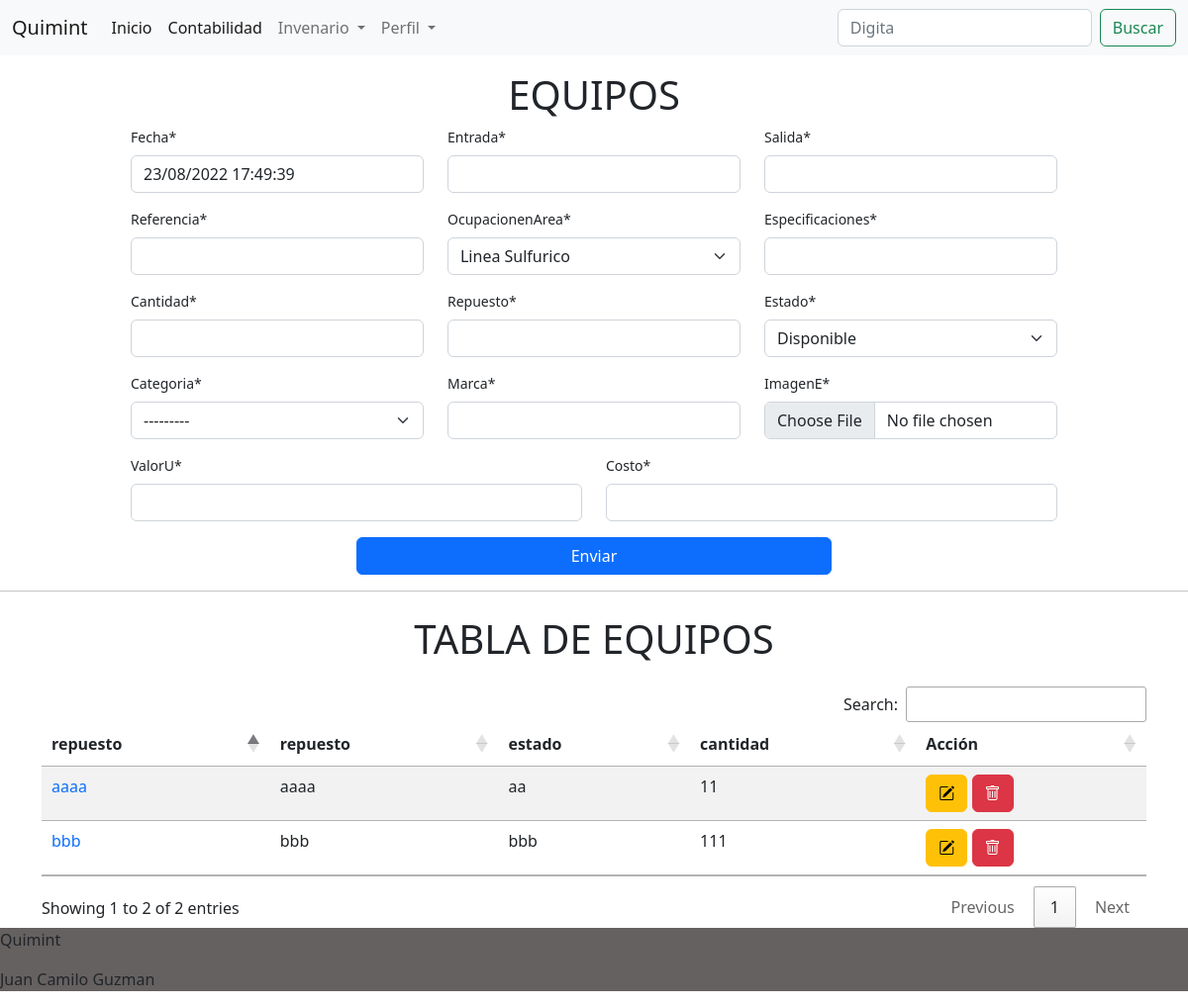
Before: /equipos/ with the older database file.
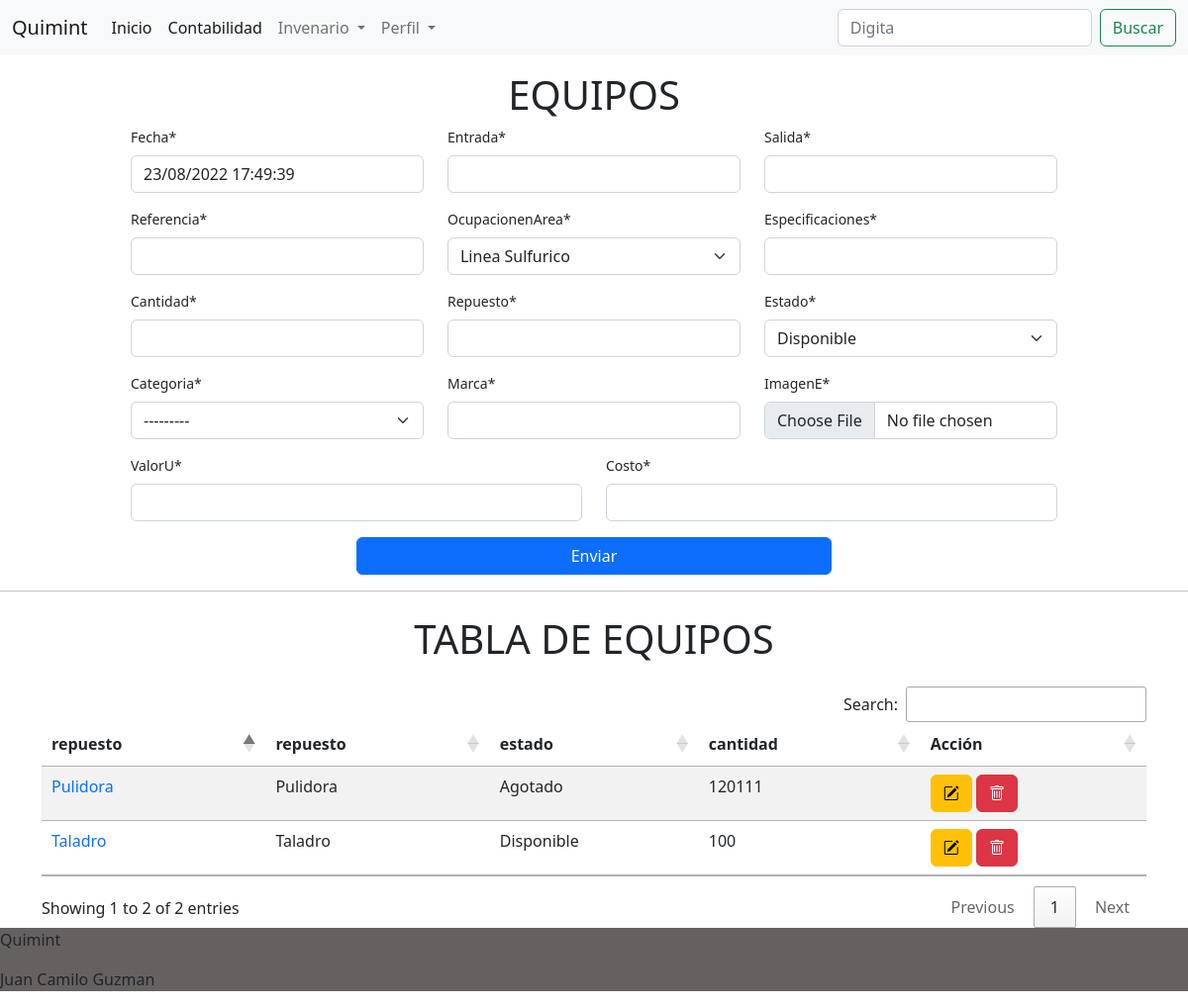
After: the same page with the newer database file.
### principal/models.py (models this page shows, shortened)
class Equipos(models.Model):
    id = models.AutoField(primary_key=True)
    fecha = models.DateTimeField(default=timezone.now)
    repuesto = models.CharField(max_length=20)
    referencia = models.CharField(max_length=20)
    estado = models.CharField(max_length=20, null=True, choices=ESTADOS, default='Disponible')
    cantidad = models.IntegerField()
    entrada = models.CharField(max_length=20)
    salida = models.CharField(max_length=20)
    ocupacionenArea = models.CharField(max_length=20, null=True, choices=AREA, default='Linea Sulfurico')
    especificaciones = models.CharField(max_length=20)
    imagenE = models.ImageField(upload_to="equipos", null= True)
    categoria = models.ForeignKey(Categorias, on_delete=models.CASCADE)
    marca = models.CharField(max_length=20)
    valorU = models.FloatField(max_length=20)
    costo = models.FloatField(max_length=20)

### principal/views.py (the view)
# urls.py: path('equipos/', views.agregarEquipos, name='equipos'),
def agregarEquipos(request):
    equipos = Equipos.objects.all()
    if request.method == 'POST':
        form = formEquipos(request.POST, request.FILES or None)
        if form.is_valid():
            form.save()
            messages.success(request, "Por fin")
            return HttpResponseRedirect('/')
        else:
            return render(request, 'pages/equipos.html', {'form': form })
    else:
        form = formEquipos()
    data={
            'form': form,
            'equipos':equipos
        }
    return render(request, 'pages/equipos.html',data)

### principal/forms.py
class formEquipos(forms.ModelForm):
    class Meta:
        model = Equipos
        fields = "__all__"

### principal/models.py (called while the page is built)
    def __str__(self):
        return self.tipo

### principal/templates/pages/equipos.html (shortened to what this page needs)
{%extends 'index.html'%}
{%block header%}
     {%include 'components/header.html'%}
{%endblock%}
{% load crispy_forms_tags %}
{%block contenido%}
    <div class="container mt-3" style="width: 80%; font-size: 14px">
        <h1 style="text-align:center;">EQUIPOS</h1>
        <form method="POST" enctype="multipart/form-data" autocomplete="off" novalidate>
            <div class="row">
                <div class="col-4">{{form.fecha|as_crispy_field }}</div>
                <div class="col-4">{{form.entrada|as_crispy_field}}</div>
                <div class="col-4">{{form.salida|as_crispy_field}}</div>
            </div>
            <div class="row">
                <div class="col-4">{{form.referencia|as_crispy_field}}</div>
                <div class="col-4">{{form.ocupacionenArea|as_crispy_field}}</div>
                <div class="col-4">{{form.especificaciones|as_crispy_field}}</div>
            </div>
            <div class="row">
                <div class="col-4">{{form.cantidad|as_crispy_field}}</div>
                <div class="col-4">{{form.repuesto|as_crispy_field}}</div>
                <div class="col-4">{{form.estado|as_crispy_field}}</div>
            </div>
            <div class="row">
                <div class="col-4">{{form.categoria|as_crispy_field}}</div>
                <div class="col-4">{{form.marca|as_crispy_field}}</div>
                <div class="col-4">{{form.imagenE|as_crispy_field}}</div>
            </div>
            <div class="row">
                <div class="col-6">{{form.valorU|as_crispy_field}}</div>
                <div class="col-6">{{form.costo|as_crispy_field}}</div>
            </div>
            <div class="row justify-content-center">
                <button type="submit" class="btn btn-primary col-6">Enviar</button>
            </div>
        </form>
    </div>
    <hr>
    <h1 class="m-4" style="text-align:center;">TABLA DE EQUIPOS</h1>
    <div class="container mt-1">
        <table  id="tblEquipos" class="table table-striped" style="width:100%">
            <thead>
                <tr>
                    <th>repuesto</th>
                    <th>repuesto</th>
                    <th>estado</th>
                    <th>cantidad</th>
                    <th>Acción</th>
                </tr>
            </thead>
            <tbody>
                {% for a in equipos %}
                <tr>
                    <td><a href="{% url 'equipo' id=a.id %}">{{a.repuesto}}</a></td>
                    <td>{{a.repuesto}}</td>
                    <td>{{a.estado}}</td>
                    <td>{{a.cantidad}}</td>
                    <td>
                        <button class="btn btn-warning"><i class="bi bi-pencil-square"></i></button>
                        <a  href="{% url 'eliminar' id=a.id %}" class="btn btn-danger"><i class="bi bi-trash"></i></a>
                    </td>
                  </tr>
                {%endfor%}
            </tbody>
        </table>
  </div>
{%endblock%}
{%block footer%}
     {% include 'components/footer.html'%}
{%endblock%}

### principal/templates/index.html (shortened to what this page needs)
{% load static %}
<!DOCTYPE html>
<html lang="en">
<head>
    <link rel="stylesheet" href="{% static 'index.css' %}">
    <link rel="stylesheet" type="text/css" href="https://cdn.datatables.net/1.12.1/css/jquery.dataTables.css">
    <link rel="stylesheet" href="https://cdnjs.cloudflare.com/ajax/libs/twitter-bootstrap/5.1.3/css/bootstrap.min.css">
    <link rel="stylesheet" href="https://cdn.datatables.net/1.12.1/css/jquery.dataTables.min.css">
    <link rel="stylesheet" href="https://cdn.datatables.net/buttons/2.2.3/css/buttons.dataTables.min.css">
    <link rel="stylesheet" href="https://cdn.datatables.net/1.12.1/css/dataTables.bootstrap5.min.css">
    <link rel="stylesheet" href="https://cdn.jsdelivr.net/npm/bootstrap-icons@1.9.1/font/bootstrap-icons.css">
    <link href="https://cdn.jsdelivr.net/npm/bootstrap@5.2.0/dist/css/bootstrap.min.css" rel="stylesheet">
</head>
<body>
    <div class="container-xxl m-0 p-0">
        <header>
            {% block header %}
            {% endblock %}
        </header>
        <section>
            {% block contenido %}
            {% endblock %}
        </section>
        <footer>
            {% block footer %}
            {% endblock %}
        </footer>
    </div>
</body>
</html>

### principal/templates/components/header.html (shortened to what this page needs)
<nav class="navbar navbar-expand-xl bg-light ">
    <div class="container-fluid">
      <a class="navbar-brand" href="/">Quimint</a>
      <div class="collapse navbar-collapse" id="navbarSupportedContent" >
        <ul class="navbar-nav me-auto mb-2 mb-lg-0">
          <li class="nav-item">
            <a class="nav-link active" aria-current="page" href="/">Inicio</a>
          </li>
          <li class="nav-item">
            <a class="nav-link active" aria-current="page" href="/contabilidad">Contabilidad</a>
          </li>
          <li class="nav-item dropdown">
            <a class="nav-link dropdown-toggle" href="#" role="button" data-bs-toggle="dropdown" aria-expanded="false">
              Invenario
            </a>
          </li>
          <li class="nav-item dropdown">
            <a class="nav-link dropdown-toggle" href="#" role="button" data-bs-toggle="dropdown" aria-expanded="false">
              Perfil
            </a>
          </li>
        </ul>
        <form class="d-flex" role="search">
          <input class="form-control me-2" type="search" placeholder="Digita" aria-label="Search">
          <button class="btn btn-outline-success" type="submit">Buscar</button>
        </form>
      </div>
    </div>
  </nav>

### principal/templates/components/footer.html (shortened to what this page needs)
<div class="footer">
    <p>Quimint</p>
    <p>Juan Camilo Guzman</p>
</div>

### principal/static/index.css (style rules this page uses)
* { text-decoration: none !important; }

### principal/templates/components/footer.html (style rules this page uses)
.footer { background-color: rgb(102, 97, 97); }

Changed rows visible on the page:
removed Equipos: repuesto "bbb", estado "bbb", cantidad "111"
changed Equipos: repuesto "aaaa" → "Taladro"; estado "aa" → "Disponible"; cantidad "11" → "100"
added Equipos: repuesto "Pulidora", estado "Agotado", cantidad "120111"
